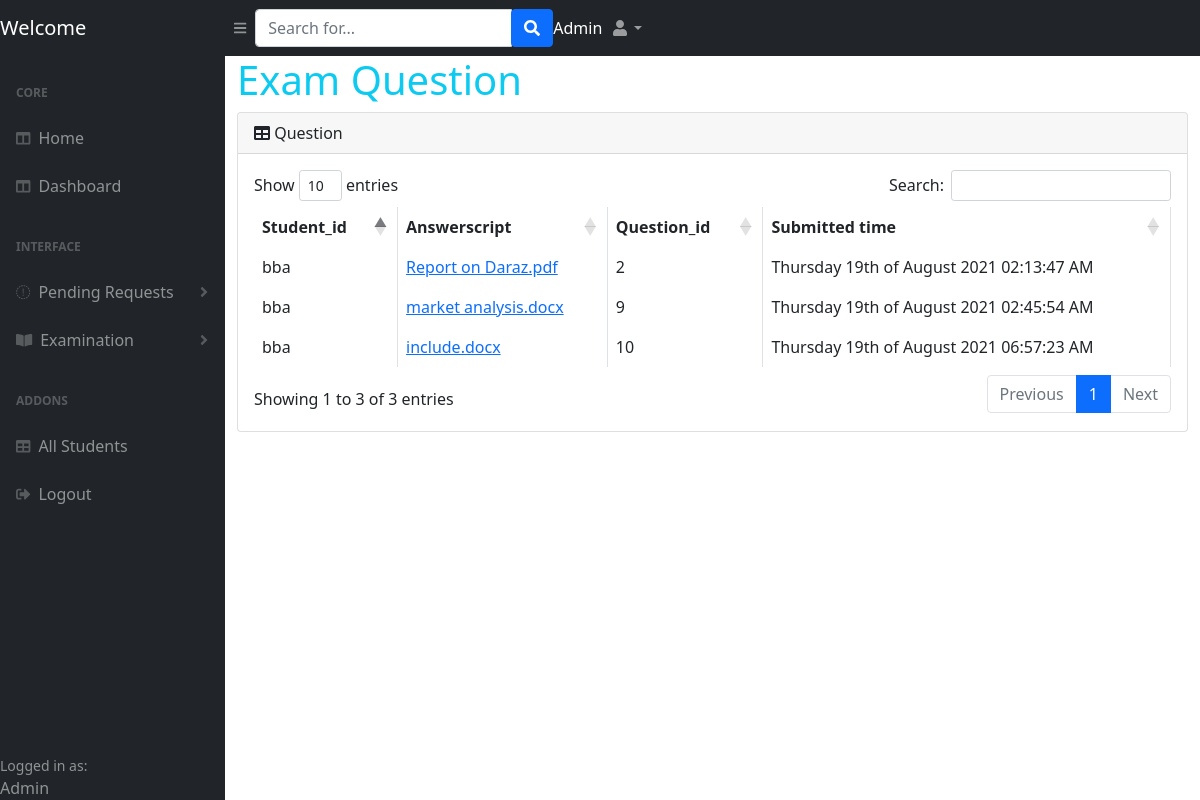
The app's page /allanswer.php (signed in) with its own data.
### tables this page shows
CREATE TABLE `students_answer` (
  `answer_id` int(10) NOT NULL,
  `student_id` varchar(255) NOT NULL,
  `file_name` varchar(255) NOT NULL,
  `submitted_at` datetime NOT NULL,
  `question_id` int(10) NOT NULL
);

### allanswer.php (the view, shortened to what this page needs)
<?php
require('functions.php');
$result = $function->all_answerscript();
?>
<!DOCTYPE html>
<html>
<head>
    <link href="css/styles.css" rel="stylesheet" />
    <link href="https://cdn.datatables.net/1.10.20/css/dataTables.bootstrap4.min.css" rel="stylesheet" />
</head>
<body class="sb-nav-fixed">
    <nav class="sb-topnav navbar navbar-expand navbar-dark bg-dark">
        <h2 class="navbar-brand">Welcome</h2>
        <button class="btn btn-link btn-sm order-1 order-lg-0" id="sidebarToggle" href="#"><i class="fas fa-bars"></i></button>
        <form class="d-none d-md-inline-block form-inline ml-auto mr-0 mr-md-3 my-2 my-md-0">
            <div class="input-group">
                <input class="form-control" type="text" placeholder="Search for..." aria-label="Search" aria-describedby="basic-addon2" />
                <div class="input-group-append">
                    <button class="btn btn-primary" type="button"><i class="fas fa-search"></i></button>
                </div>
            </div>
        </form>
        <ul class="navbar-nav ml-auto ml-md-0" style="color: white;">
        </ul>
        <ul class="navbar-nav ml-auto ml-md-0">
            <li class="nav-item dropdown">
                <a class="nav-link dropdown-toggle" id="userDropdown" href="#" role="button" data-toggle="dropdown" aria-haspopup="true" aria-expanded="false"><i class="fas fa-user fa-fw"></i></a>
            </li>
        </ul>
    </nav>
    <div id="layoutSidenav">
        <div id="layoutSidenav_nav">
            <nav class="sb-sidenav accordion sb-sidenav-dark" id="sidenavAccordion">
                <div class="sb-sidenav-menu">
                    <div class="nav">
                        <div class="sb-sidenav-menu-heading">Core</div>
                        <a class="nav-link" href="home.php">
                            <div class="sb-nav-link-icon"><i class="fas fa-columns"></i>
                            </div> Home
                        </a>
                        <a class="nav-link" href="admin.php">
                            <div class="sb-nav-link-icon"><i class="fas fa-columns"></i>
                            </div>Dashboard
                        </a>
                        <div class="sb-sidenav-menu-heading">Interface</div>
                        <a class="nav-link collapsed" href="#" data-toggle="collapse" data-target="#collapsePending" aria-expanded="false" aria-controls="collapsePending">
                            <div class="sb-nav-link-icon"><i class="fas fa-exclamation-square"></i></div>
                            Pending Requests
                            <div class="sb-sidenav-collapse-arrow"><i class="fas fa-angle-down"></i></div>
                        </a>
                        <a class="nav-link collapsed" href="#" data-toggle="collapse" data-target="#collapsePages" aria-expanded="false" aria-controls="collapsePages">
                            <div class="sb-nav-link-icon"><i class="fas fa-book-open"></i></div>
                            Examination
                            <div class="sb-sidenav-collapse-arrow"> <i class="fas fa-angle-down"></i> </div>
                        </a>
                        <div class="sb-sidenav-menu-heading">Addons</div>
                        <a class="nav-link" href="allstudents.php">
                            <div class="sb-nav-link-icon"><i class="fas fa-table"></i></div>
                            All Students
                        </a>
                        <a class="nav-link" href="logout.php">
                            <div class="sb-nav-link-icon"><i class="fas fa-sign-out-alt"></i></div>
                            Logout
                        </a>
                    </div>
                </div>
                <div class="ml-4">
                    <div class="small">Logged in as:</div>
                    Admin
                </div>
            </nav>
        </div>
        <div id="layoutSidenav_content">
            <main>
                <div class="container-fluid">
                    <h1 class="text-info">Exam Question</h1>
                    <div class="card">
                        <div class="card-header">
                            <i class="fas fa-table mr-1"></i>
                            Question
                        </div>
                        <div class="card-body">
                            <div class="table-responsive">
                                <table class="table table-hover table-bordered" id="dataTable" width="100%" cellspacing="0">
                                    <thead>
                                        <tr>
                                            <th>Student_id</th>
                                            <th>Answerscript</th>
                                            <th>Question_id</th>
                                            <th>Submitted time</th>
                                        </tr>
                                    </thead>
                                    <?php
                                    while ($row = $result->fetch_assoc()) { ?>
                                        <tr>
                                            <td><?= $row['student_id']; ?> </td>
                                            <td>
                                                <a href="files/<?php echo $row['file_name'] ?>" download="<?php echo $row['file_name']; ?>" id="file">
                                                    <?php echo $row['file_name']; ?>
                                                </a>
                                            </td>
                                            <td><?= $row['question_id']; ?> </td>
                                            <td><?= date("l jS \of F Y h:i:s A", strtotime($row['submitted_at'])); ?>
                                            </td>
                                        </tr>
                                    <?php   }  ?>
                                </table>
                            </div>
                        </div>
                    </div>
                </div>
            </main>
        </div>
    </div>
</body>
</html>

### records on screen
students_answer: student "bba", file_name "Report on Daraz.pdf", question "2", submitted_at "Thursday 19th of August 2021 02:13:47 AM"
students_answer: student "bba", file_name "market analysis.docx", question "9", submitted_at "Thursday 19th of August 2021 02:45:54 AM"
students_answer: student "bba", file_name "include.docx", question "10", submitted_at "Thursday 19th of August 2021 06:57:23 AM"

### other values on screen
$name "Admin"
